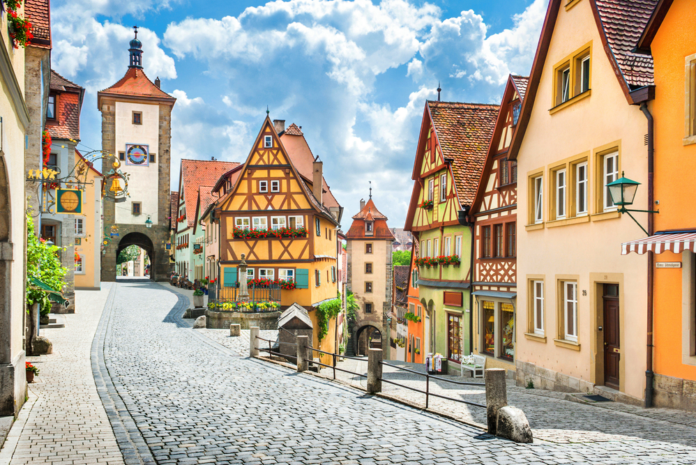
#> input picture data/town.png, 696 x 465 px, found by its file name
$ python palette.py
#> lines starting #> are read from the running program, lines starting #| are printed output that depends on the picture
### src/median_cut/main.py
import numpy as np
from PIL import Image

def median_cut(img, d = 1):
#> called with d = 2
    img = img.copy()
    h, w, _ = img.shape
#> h = 465; w = 696
    img = img.reshape(-1, img.shape[-1])  # flatten color channels (h * w, 3)

    def cut(img, bin_, d):
#> called with img = array of shape (323640, 3), bin_ = array of shape (323640,), d = 2
        if d == 0:
            return [bin_]

        new_bin = []
        color_range = np.ptp(img[bin_], axis=0)  # color range of range of pixels
#> color_range = [252, 252, 255]
        sort_color_idx = np.argmax(color_range)
#> sort_color_idx = 2
        sort_color_channel = img[:, sort_color_idx]

        bin_pixels = sort_color_channel[bin_]

        permute_idx = np.argsort(bin_pixels)
        b1_idx, b2_idx = np.array_split(permute_idx, 2)

        bin1 = bin_[b1_idx]
        bin2 = bin_[b2_idx]

        return cut(img, bin1, d - 1) + cut(img, bin2, d - 1)

    pixel_indices = np.arange(img.shape[0])
    bins = cut(img, pixel_indices, d)
#> bins = 4 items

    colors = []
    for b_idx in bins:
        b = img[b_idx, :]
        c = np.mean(b, axis=0).astype(np.uint8)  # color centroid
        img[b_idx, :] = c
        colors.append(c)
#> this loop made 4 passes
#> c on passes 1 to 4: [99, 86, 69], [202, 153, 97], [165, 194, 212], [231, 223, 211]
#> after the loop, colors = [[99, 86, 69], [202, 153, 97], [165, 194, 212], [231, 223, 211]]

    img = img.reshape(h, w, -1)
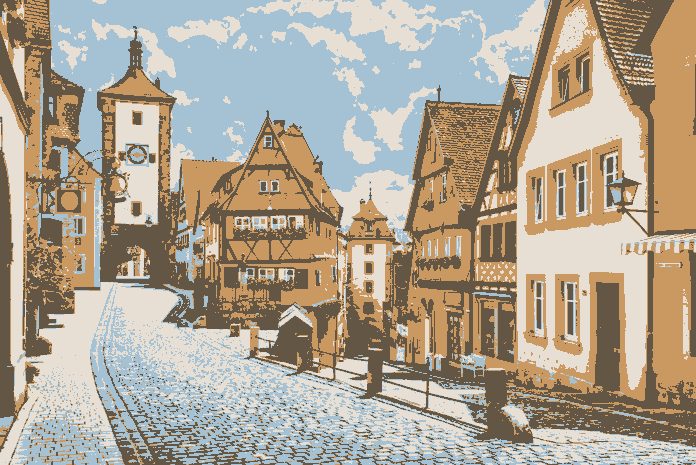
#> img: shape (465, 696, 3); mean R, G, B 174.2, 164, 147.2

    return img, colors

# [7 lines that do not run on import are left out]


### src/median_cut/palette.py
import numpy as np
from PIL import Image
from main import median_cut


def make_palette(infile, d = 1):
    img = np.array(Image.open(infile).convert('RGB'))

    _, colors = median_cut(img, d)
    colors = [c.reshape(1, 1, 3) for c in colors]
#> colors = [[[99, 86, 69]], [[202, 153, 97]], [[165, 194, 212]], [[231, 223, 211]]]
    colors = [np.tile(c, (100, 100, 1)) for c in colors]
#> colors = 4 items
    palette = np.concatenate(colors, axis=1)
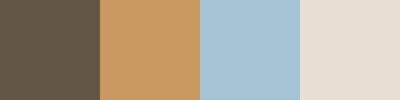
#> palette: shape (100, 400, 3); mean of channels 0, 1, 2 174.2, 164, 147.2; drawn as R, G, B
    return palette

if __name__ == '__main__':
    infile = '../data/town.png'
    palette = make_palette(infile, d=2)
    Image.fromarray(palette).save('palette.png')
